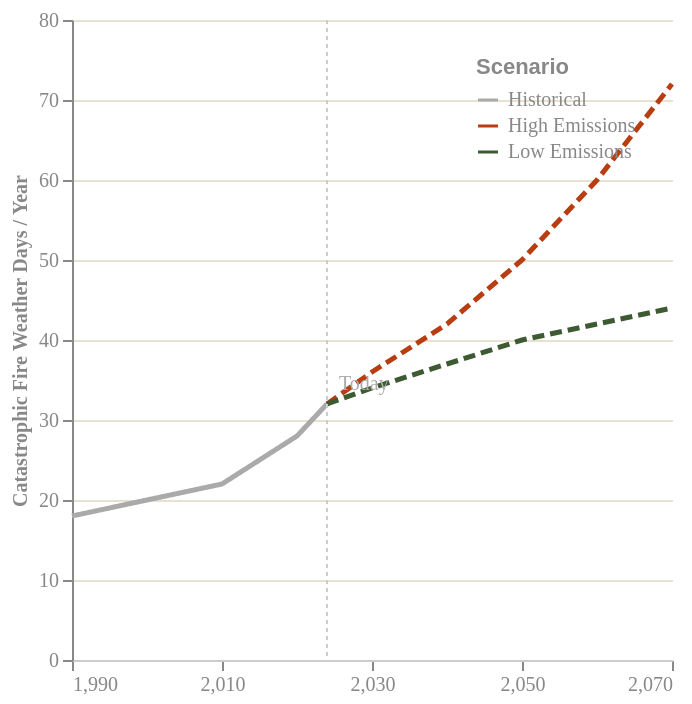

Here is the Vega-Lite specification saved for this chart:
### Vega-Lite specification from a JSON file in a GitHub repository (floating-point values rounded to 4 significant figures)
{"$schema": "https://vega.github.io/schema/vega-lite/v5.json", "width": "container", "height": 320, "background": "transparent", "data": {"values": [{"year": 1990, "fire_days": 18, "scenario": "Historical"}, {"year": 2000, "fire_days": 20, "scenario": "Historical"}, {"year": 2010, "fire_days": 22, "scenario": "Historical"}, {"year": 2020, "fire_days": 28, "scenario": "Historical"}, {"year": 2024, "fire_days": 32, "scenario": "Historical"}, {"year": 2024, "fire_days": 32, "scenario": "High Emissions"}, {"year": 2030, "fire_days": 36, "scenario": "High Emissions"}, {"year": 2040, "fire_days": 42, "scenario": "High Emissions"}, {"year": 2050, "fire_days": 50, "scenario": "High Emissions"}, {"year": 2060, "fire_days": 60, "scenario": "High Emissions"}, {"year": 2070, "fire_days": 72, "scenario": "High Emissions"}, {"year": 2024, "fire_days": 32, "scenario": "Low Emissions"}, {"year": 2030, "fire_days": 34, "scenario": "Low Emissions"}, {"year": 2040, "fire_days": 37, "scenario": "Low Emissions"}, {"year": 2050, "fire_days": 40, "scenario": "Low Emissions"}, {"year": 2060, "fire_days": 42, "scenario": "Low Emissions"}, {"year": 2070, "fire_days": 44, "scenario": "Low Emissions"}]}, "layer": [{"mark": {"type": "line", "strokeWidth": 2.5}, "encoding": {"x": {"field": "year", "type": "quantitative", "scale": {"domain": [1990, 2070]}, "axis": {"title": null, "labelColor": "#888", "labelFont": "DM Mono", "grid": false, "domainColor": "#ccc", "values": [1990, 2000, 2010, 2020, 2030, 2040, 2050, 2060, 2070]}}, "y": {"field": "fire_days", "type": "quantitative", "title": "Catastrophic Fire Weather Days / Year", "axis": {"titleColor": "#888", "labelColor": "#888", "titleFont": "DM Mono", "labelFont": "DM Mono", "titleFontSize": 10, "grid": true, "gridColor": "#e8e0d0"}}, "color": {"field": "scenario", "type": "nominal", "scale": {"domain": ["Historical", "High Emissions", "Low Emissions"], "range": ["#aaa", "#b83d10", "#3d5a32"]}, "legend": {"title": "Scenario", "labelColor": "#888", "titleColor": "#888", "labelFont": "DM Mono", "orient": "top-right"}}, "strokeDash": {"condition": {"test": "datum.scenario !== 'Historical'", "value": [6, 3]}, "value": [1, 0]}, "tooltip": [{"field": "year", "title": "Year"}, {"field": "scenario", "title": "Scenario"}, {"field": "fire_days", "title": "Catastrophic Fire Days"}]}}, {"mark": {"type": "rule", "color": "#ccc", "strokeDash": [2, 2], "strokeWidth": 1}, "data": {"values": [{"x": 2024}]}, "encoding": {"x": {"field": "x", "type": "quantitative"}}}, {"mark": {"type": "text", "align": "left", "dx": 6, "dy": -10, "fontSize": 10, "font": "DM Mono", "color": "#aaa"}, "data": {"values": [{"x": 2024, "y": 32, "label": "Today"}]}, "encoding": {"x": {"field": "x", "type": "quantitative"}, "y": {"field": "y", "type": "quantitative"}, "text": {"field": "label"}}}], "config": {"view": {"stroke": null}}}
